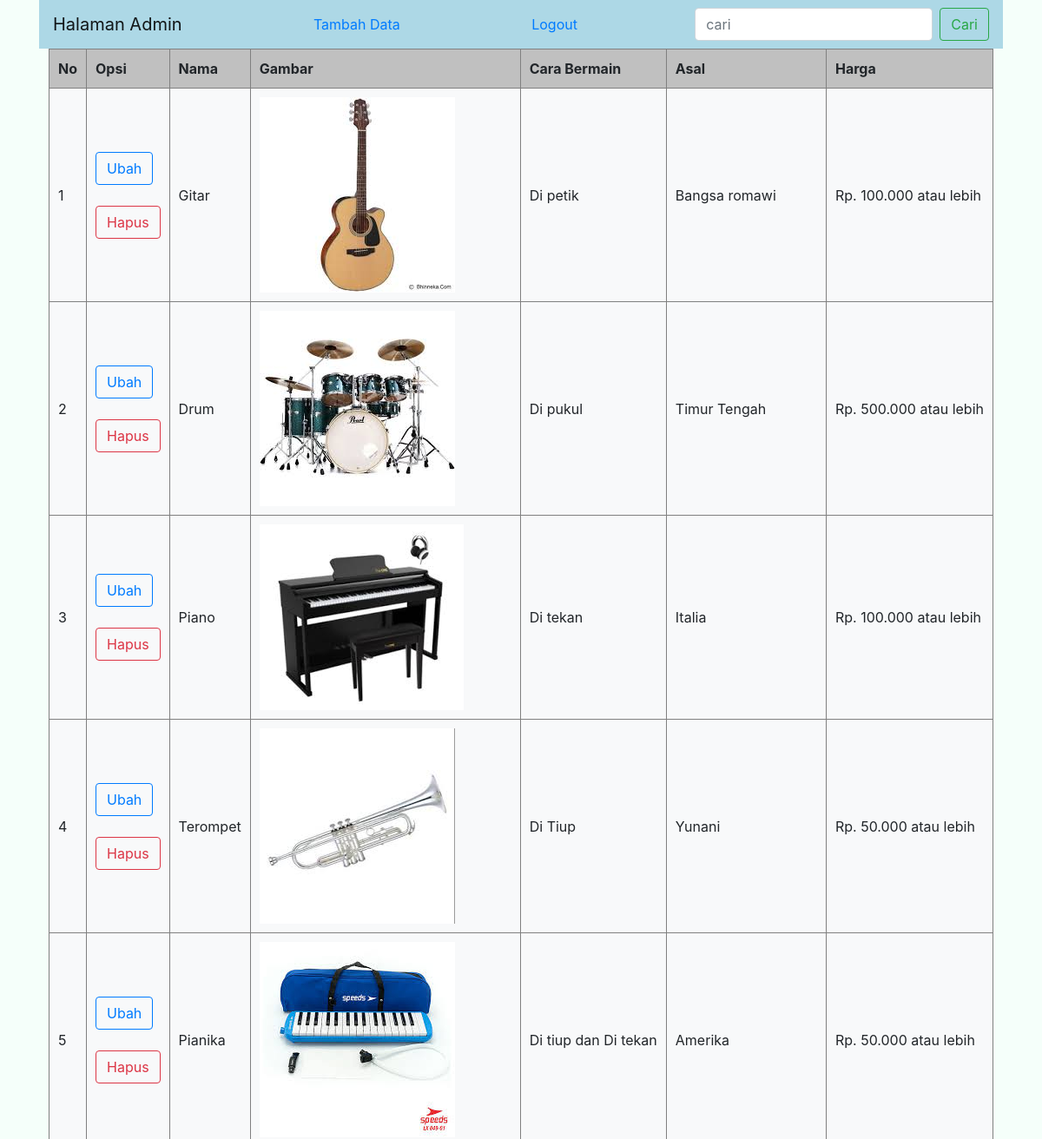
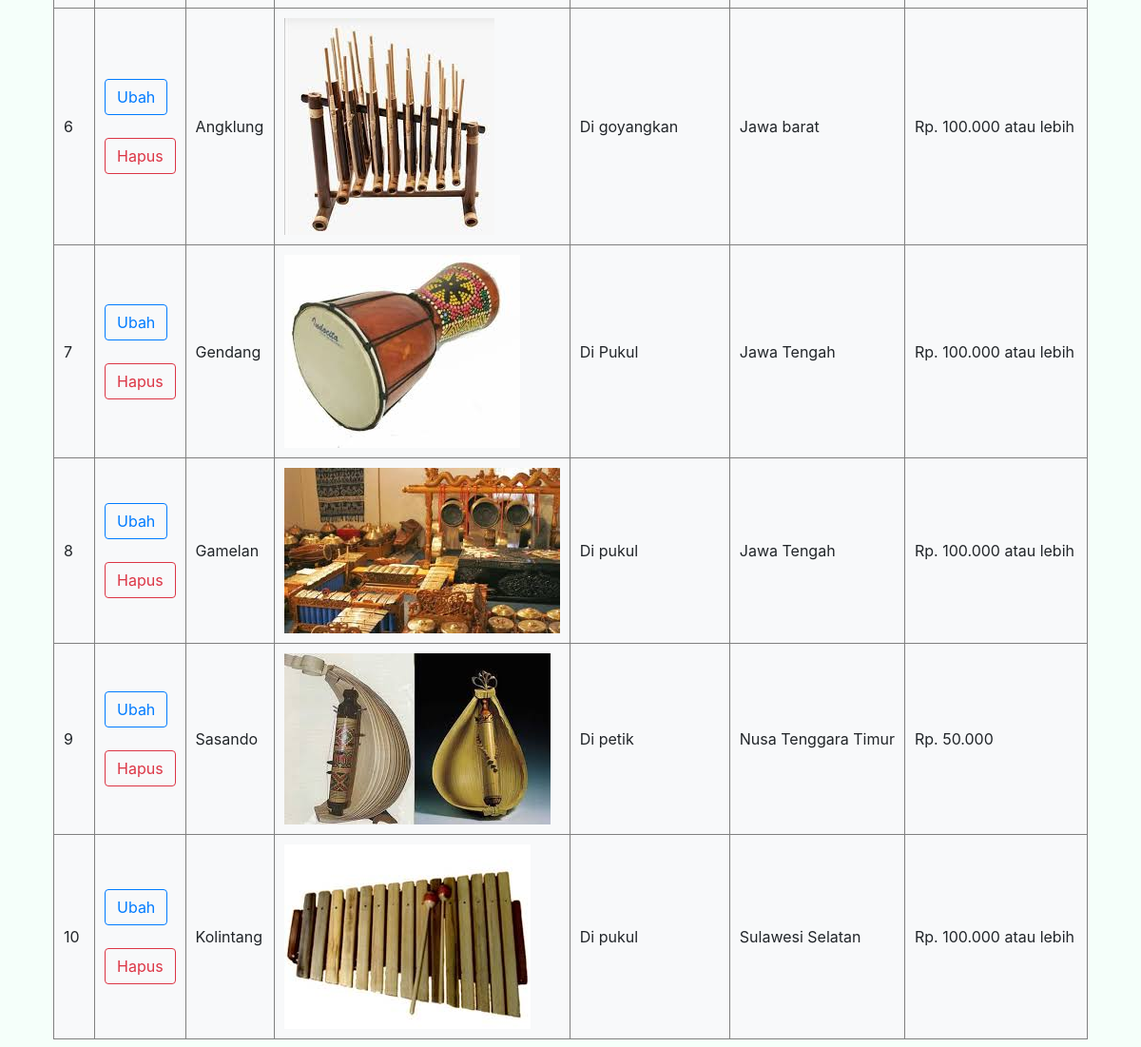
The app's page /php/admin.php (signed in) with its own data (2 pictures, top to bottom).
### tables this page shows
CREATE TABLE `alat_musik` (
  `id` int(11) NOT NULL,
  `nama` varchar(100) NOT NULL,
  `gambar` varchar(100) NOT NULL,
  `cara` varchar(100) NOT NULL,
  `asal` varchar(100) NOT NULL,
  `harga` varchar(100) NOT NULL
);

### php/functions.php (called while the page is built, shortened)
<?php
    function koneksi(){
        $conn = mysqli_connect("localhost", "root", "") or die("koneksi ke DB gagal");
        mysqli_select_db($conn, "tubes_193040089") or die("Database Salah");
        return $conn;
    }
    function query($sql){
        $conn = koneksi();
        $result = mysqli_query($conn, "$sql");
        $rows = [];
        while ($row = mysqli_fetch_assoc($result)) {
            $rows[] = $row;
        }
        return $rows;
    }
?>

### php/admin.php (the view, shortened to what this page needs)
<?php
require 'functions.php' ;
if (isset($_GET['cari'])){
    $keyword = $_GET['keyword'];
    $alatmusik = query ("SELECT * FROM alat_musik WHERE
    nama LIKE '%$keyword%'OR
    gambar LIKE '%$keyword%'OR
    cara LIKE '%$keyword%'OR
    asal LIKE '%$keyword%'OR
    harga LIKE '%$keyword%' ");
}else{
    $alatmusik = query("SELECT * FROM alat_musik");
}
?>
<!DOCTYPE html>
<html>
<link rel="stylesheet" href="https://stackpath.bootstrapcdn.com/bootstrap/4.4.1/css/bootstrap.min.css">
</head>
<body style="background-color: mintcream;">
<div class="container">
<nav class="navbar navbar-light" style="background-color:lightblue;">
  <a class="navbar-brand">Halaman Admin</a>
  <a class="nav-item nav-link" href="tambah.php">Tambah Data</a>
  <a class="nav-item nav-link" href="logout.php">Logout</a>
  <form class="form-inline" action="" method="get">
    <input class="form-control mr-sm-2" type="search" placeholder="cari" name="keyword">
    <button class="btn btn-outline-success my-2 my-sm-0" type="submit" name="cari">Cari</button>
  </form>
</nav>
<table align=center border ="1px solid black"; cellpadding=10; cellsapcing="7" class="p-3 mb-2 bg-light">
<tr bgcolor=silver>
    <th>No</th>
    <th>Opsi</th>
    <th>Nama</th>
    <th>Gambar</th>
    <th>Cara Bermain</th>
    <th>Asal</th>
    <Th>Harga</Th>
</tr>
<?php if(empty($alatmusik)) : ?>
<tr>
    <td colspan="7">
    <h3>Data tidak ditemukan</h3>
    </td>
</tr>
    <?php else : ?>
<?php $i = 1 ?>
<?php foreach ($alatmusik as $row) : ?>
    <tr>
         <td><?= $i ?></td>
         <td>
            <a href="ubah.php?id= <?= $row['id']; ?>"><button type="button" class="btn btn-outline-primary">Ubah</button></a>
            <br>
            <br>
            <a href="hapus.php?id= <?= $row['id']; ?>" onclick="return confirm('hapus data?')"><button type="button" class="btn btn-outline-danger">Hapus</button></a>
         </td>
         <td><?= $row["nama"] ?></td>
         <td><img src="../assets/img/<?= $row["gambar"]; ?>"></td>
         <td><?= $row["cara"] ?></td>
         <td><?= $row["asal"] ?></td>
         <td><?= $row["harga"] ?></td>
    </tr>
<?php $i++ ?>
<?php endforeach; ?>
<?php endif; ?>
</table>
</div>
</body>
</html>

### records on screen
alat_musik: nama "Gitar", gambar (picture), cara "Di petik", asal "Bangsa romawi", harga "Rp. 100.000 atau lebih"
alat_musik: nama "Drum", gambar (picture), cara "Di pukul", asal "Timur Tengah", harga "Rp. 500.000 atau lebih"
alat_musik: nama "Piano", gambar (picture), cara "Di tekan", asal "Italia", harga "Rp. 100.000 atau lebih"
alat_musik: nama "Terompet", gambar (picture), cara "Di Tiup", asal "Yunani", harga "Rp. 50.000 atau lebih"
alat_musik: nama "Pianika", gambar (picture), cara "Di tiup dan Di tekan", asal "Amerika", harga "Rp. 50.000 atau lebih"
alat_musik: nama "Angklung", gambar (picture), cara "Di goyangkan", asal "Jawa barat", harga "Rp. 100.000 atau lebih"
alat_musik: nama "Gendang", gambar (picture), cara "Di Pukul", asal "Jawa Tengah", harga "Rp. 100.000 atau lebih"
alat_musik: nama "Gamelan", gambar (picture), cara "Di pukul", asal "Jawa Tengah", harga "Rp. 100.000 atau lebih"
alat_musik: nama "Sasando", gambar (picture), cara "Di petik", asal "Nusa Tenggara Timur", harga "Rp. 50.000"
alat_musik: nama "Kolintang", gambar (picture), cara "Di pukul", asal "Sulawesi Selatan", harga "Rp. 100.000 atau lebih"
